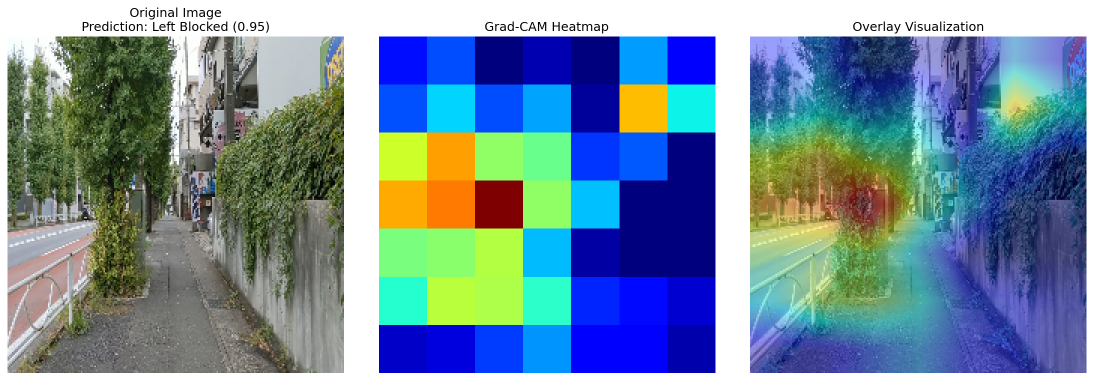
#> input picture python project/evaluation_report/gradcam_sample_0_true_Left Blocked.png, 2187 x 761 px (shown at 1/2 size)
$ python -i simple_detector.py   (imports and definitions only)
#> lines starting #> are read from the running program, lines starting #| are printed output that depends on the picture; after the words box and inside, x2 and y2 are one past the last pixel; in counts of white or black regions, pixels touching at a corner belong together
#> further down, picture is the input picture: shape (761, 2187, 3); mean B, G, R 157.7, 139.2, 113.8
import cv2
import numpy as np
from typing import List, Dict, Tuple

class SimpleObjectDetector:
    """Simple object detection using OpenCV's built-in methods for compatibility"""

    def __init__(self):
        self.confidence_threshold = 0.5
        self.relevant_classes = ['person', 'chair', 'table', 'door', 'bicycle', 'car',
                               'motorcycle', 'bus', 'truck', 'bottle', 'cup', 'laptop',
                               'cell phone', 'book', 'backpack']

    def set_confidence_threshold(self, threshold: float):
        """Set confidence threshold for detection"""
        self.confidence_threshold = threshold

    def detect_objects(self, frame: np.ndarray) -> List[Dict]:
        """
        Detect objects using simple methods
        Returns list of detected objects with bounding boxes and labels
        """
        detected_objects = []

        try:
            # Convert to grayscale for processing
            gray = cv2.cvtColor(frame, cv2.COLOR_BGR2GRAY)
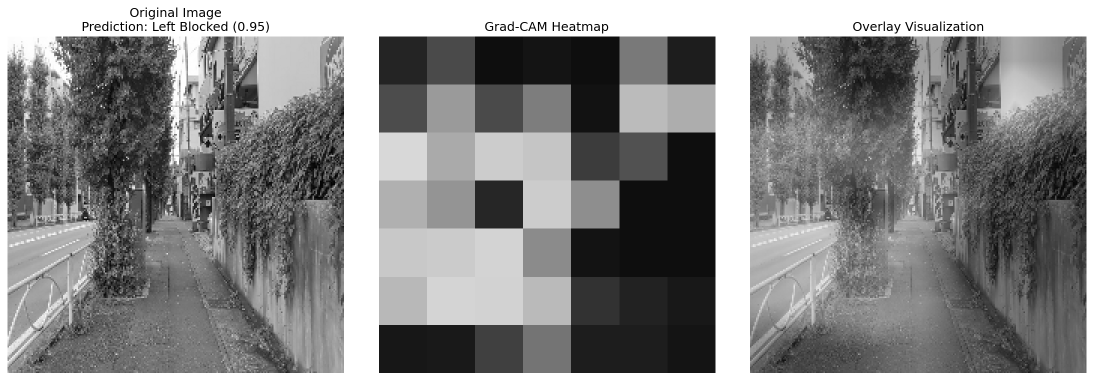
#> gray: shape (761, 2187) (shown at 1/2 size); min 0, max 255, mean 133.7

            # Use contour detection for simple object detection
            blurred = cv2.GaussianBlur(gray, (5, 5), 0)
            edges = cv2.Canny(blurred, 50, 150)
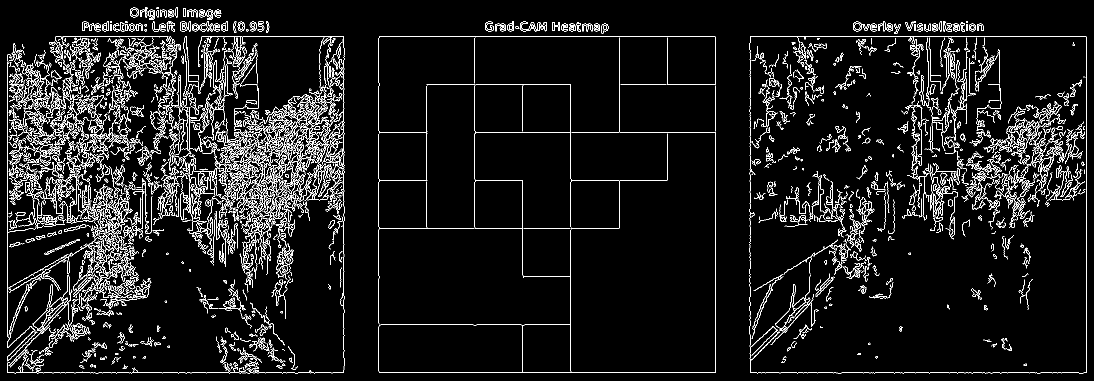
#> edges: shape (761, 2187) (shown at 1/2 size); 6.6% white in thin lines or dots

            # Find contours
            contours, _ = cv2.findContours(edges, cv2.RETR_EXTERNAL, cv2.CHAIN_APPROX_SIMPLE)
#> contours = 1246 contours, 892 with area under 20; largest, box (x1, y1, x2, y2) and area: (1499, 72, 2174, 747) 452161, (949, 360, 1046, 457) 9206, (510, 225, 644, 345) 1774, (375, 342, 405, 444) 696, (567, 194, 654, 254) 575

            # Process contours to create pseudo-detections
            for contour in contours:
                area = cv2.contourArea(contour)
                if area > 1000:  # Filter small objects
                    x, y, w, h = cv2.boundingRect(contour)

                    # Create a simple object detection
                    obj = {
                        'bbox': (x, y, x + w, y + h),
                        'confidence': min(0.8, area / 10000),  # Pseudo-confidence based on size
                        'class_name': self._classify_object_by_size(w, h, area),
                        'area': area,
                        'center': (x + w // 2, y + h // 2)
                    }

                    if obj['confidence'] >= self.confidence_threshold:
                        detected_objects.append(obj)
#> this loop made 1246 passes
#> (area, x, y, w, h) on passes 520, 828, 1155: (9206.5, 949, 360, 97, 97), (1773.5, 510, 225, 134, 120), (452161, 1499, 72, 675, 675)
#> area on passes 7, 10, 16, 18, 20, 27: 31.5, 20.5, 40, 54.5, 57.5, 33
#> after the loop, detected_objects = 2 items

            # Add some basic motion detection for people
            motion_objects = self._detect_motion(frame)
#> motion_objects = []
            detected_objects.extend(motion_objects)

        except Exception as e:
            print(f"Detection error: {e}")

        return detected_objects

    def _classify_object_by_size(self, width: int, height: int, area: int) -> str:
        """Classify object based on size and aspect ratio"""
        aspect_ratio = width / height if height > 0 else 1.0

        # Simple heuristics for classification
        if area > 15000 and aspect_ratio > 0.4 and aspect_ratio < 1.5:
            return 'person'
        elif area > 8000:
            return 'chair' if aspect_ratio < 1.2 else 'table'
        elif area > 3000:
            return 'bottle' if aspect_ratio < 0.5 else 'cup'
        else:
            return 'object'

    def _detect_motion(self, frame: np.ndarray) -> List[Dict]:
        """Simple motion detection for moving objects"""
        motion_objects = []

        try:
            # Simple frame differencing (would need previous frame in real implementation)
            # For now, add some simulated person detections for demonstration
            height, width = frame.shape[:2]

            # Add a few simulated detections for testing
            if np.random.random() > 0.7:  # 30% chance
                x = np.random.randint(50, width - 150)
                y = np.random.randint(50, height - 200)
                w = np.random.randint(60, 120)
                h = np.random.randint(100, 180)

                motion_objects.append({
                    'bbox': (x, y, x + w, y + h),
                    'confidence': 0.7,
                    'class_name': 'person',
                    'area': w * h,
                    'center': (x + w // 2, y + h // 2)
                })

        except Exception as e:
            print(f"Motion detection error: {e}")

        return motion_objects

    def draw_detections(self, frame: np.ndarray) -> np.ndarray:
        """Draw bounding boxes and labels on frame"""
        detected_objects = self.detect_objects(frame)

        for obj in detected_objects:
            x1, y1, x2, y2 = obj['bbox']
            label = f"{obj['class_name']}: {obj['confidence']:.2f}"

            # Draw bounding box
            color = (0, 255, 0) if obj['class_name'] in self.relevant_classes else (0, 0, 255)
            cv2.rectangle(frame, (x1, y1), (x2, y2), color, 2)

            # Draw label
            label_size = cv2.getTextSize(label, cv2.FONT_HERSHEY_SIMPLEX, 0.5, 2)[0]
            cv2.rectangle(frame, (x1, y1 - label_size[1] - 10),
                          (x1 + label_size[0], y1), color, -1)
            cv2.putText(frame, label, (x1, y1 - 5),
                       cv2.FONT_HERSHEY_SIMPLEX, 0.5, (255, 255, 255), 2)

        return frame

    def is_relevant_object(self, class_name: str) -> bool:
        """Check if object class is relevant for navigation"""
        return class_name.lower() in self.relevant_classes

>>> import cv2
>>> picture = cv2.imread('evaluation_report/gradcam_sample_0_true_Left Blocked.png')
>>> result = SimpleObjectDetector().detect_objects(picture)
#> result = 2 items

$ run again, on python project/evaluation_report/gradcam_sample_1_true_Left Blocked.png
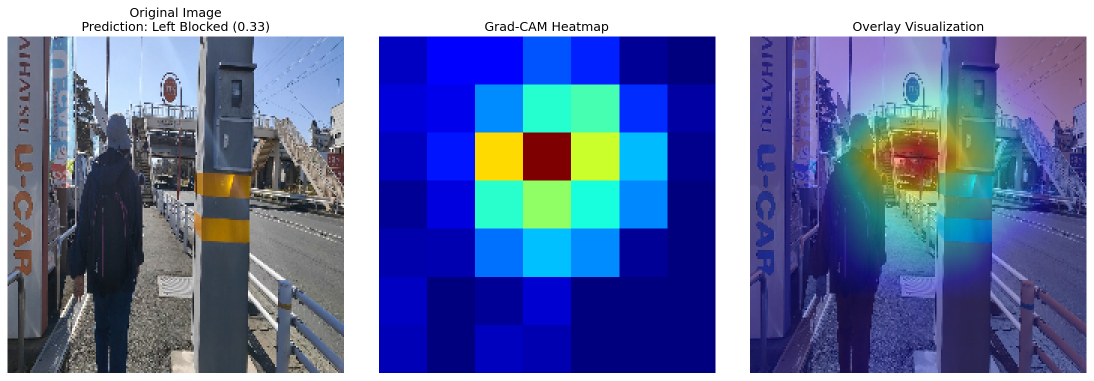
#> input picture python project/evaluation_report/gradcam_sample_1_true_Left Blocked.png, 2187 x 761 px (shown at 1/2 size)
#> picture is the input picture: shape (761, 2187, 3); mean B, G, R 163.9, 116, 101.1
#> in detect_objects, `gray = cv2.cvtColor(frame, cv2.COLOR_BGR2GRAY)`:
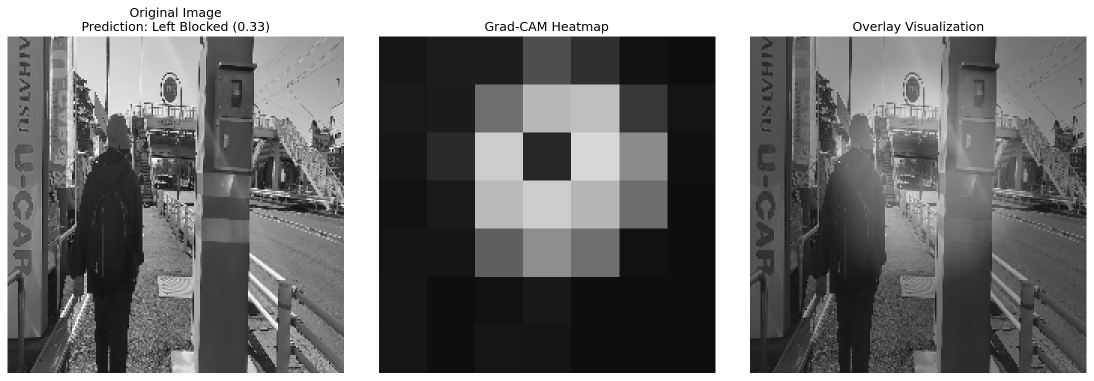
#> gray: shape (761, 2187) (shown at 1/2 size); min 0, max 255, mean 117
#> in detect_objects, `edges = cv2.Canny(blurred, 50, 150)`:
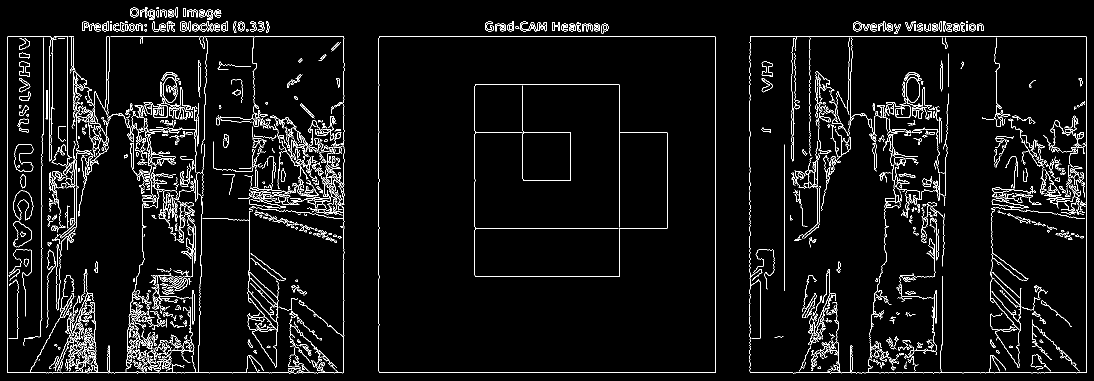
#> edges: shape (761, 2187) (shown at 1/2 size); 4.6% white in thin lines or dots
#> contours = 741 contours, 533 with area under 20; largest, box (x1, y1, x2, y2) and area: (757, 72, 1431, 746) 452871, (1499, 72, 2174, 747) 452522, (287, 144, 359, 236) 1341, (26, 381, 67, 441) 1286, (26, 442, 64, 495) 1169
#> the loop in detect_objects, `for contour in contours:` made 741 passes
#> (area, x, y, w, h) on passes 259, 338, 624, 648, 649: (1169, 26, 442, 38, 53), (1286.5, 26, 381, 41, 60), (1341, 287, 144, 72, 92), (452522, 1499, 72, 675, 675), (452871, 757, 72, 674, 674)
#> after the loop in detect_objects, `for contour in contours:`: detected_objects = 2 items
#> motion_objects = []
#> result = 2 items

$ run again, on python project/evaluation_report/gradcam_sample_3_true_Left Blocked.png
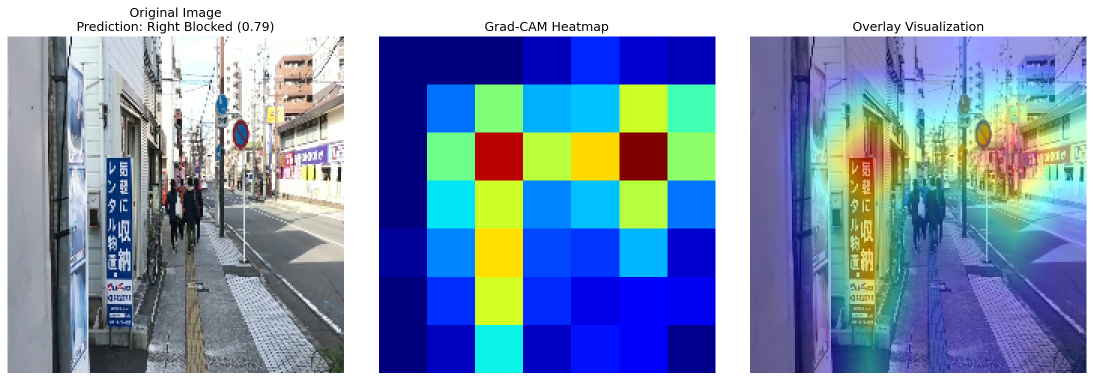
#> input picture python project/evaluation_report/gradcam_sample_3_true_Left Blocked.png, 2187 x 761 px (shown at 1/2 size)
#> picture is the input picture: shape (761, 2187, 3); mean B, G, R 178.1, 149, 128.5
#> in detect_objects, `gray = cv2.cvtColor(frame, cv2.COLOR_BGR2GRAY)`:
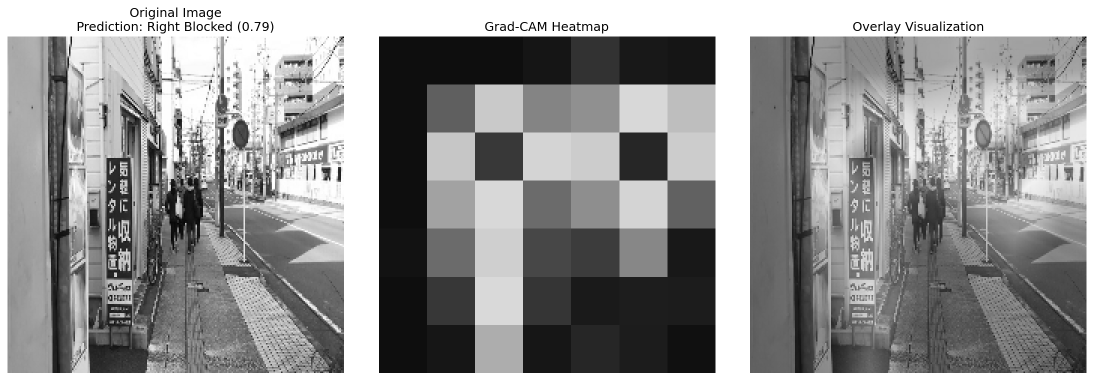
#> gray: shape (761, 2187) (shown at 1/2 size); min 0, max 255, mean 146.2
#> in detect_objects, `edges = cv2.Canny(blurred, 50, 150)`:
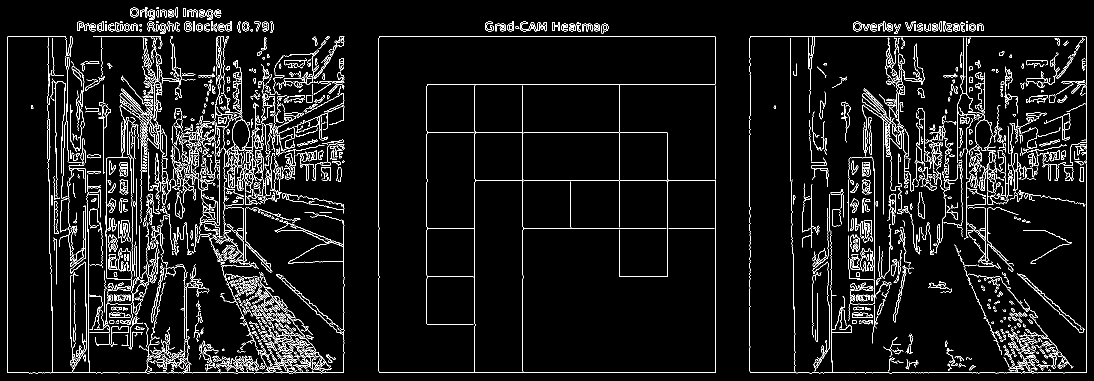
#> edges: shape (761, 2187) (shown at 1/2 size); 5.9% white in thin lines or dots
#> contours = 1587 contours, 1181 with area under 20; largest, box (x1, y1, x2, y2) and area: (1238, 264, 1335, 361) 9205, (949, 264, 1046, 361) 9205, (438, 240, 487, 479) 1042, (240, 159, 330, 317) 456, (528, 664, 596, 744) 448
#> the loop in detect_objects, `for contour in contours:` made 1587 passes
#> (area, x, y, w, h) on passes 1001, 1003, 1076: (9205, 1238, 264, 97, 97), (9205, 949, 264, 97, 97), (1041.5, 438, 240, 49, 239)
#> after the loop in detect_objects, `for contour in contours:`: detected_objects = 2 items
#> motion_objects = []
#> result = 2 items

$ run again, on python project/evaluation_report/gradcam_sample_4_true_Left Blocked.png
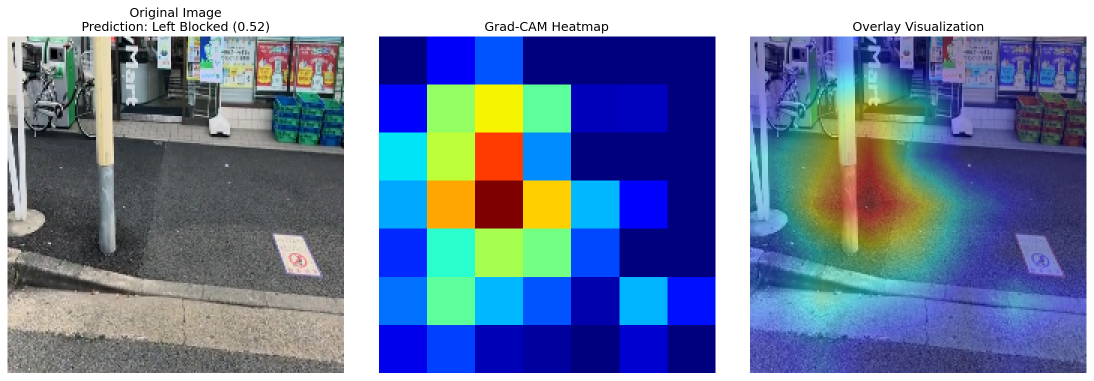
#> input picture python project/evaluation_report/gradcam_sample_4_true_Left Blocked.png, 2187 x 761 px (shown at 1/2 size)
#> picture is the input picture: shape (761, 2187, 3); mean B, G, R 160, 128.7, 111.1
#> in detect_objects, `gray = cv2.cvtColor(frame, cv2.COLOR_BGR2GRAY)`:
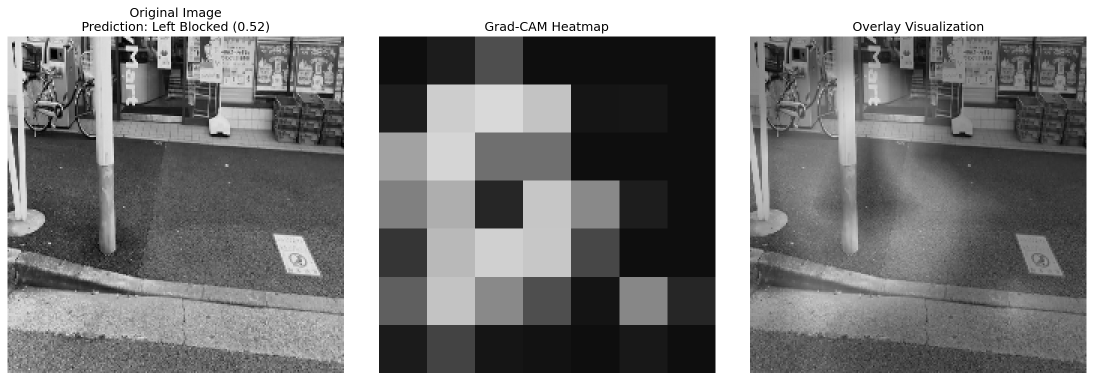
#> gray: shape (761, 2187) (shown at 1/2 size); min 0, max 255, mean 127
#> in detect_objects, `edges = cv2.Canny(blurred, 50, 150)`:
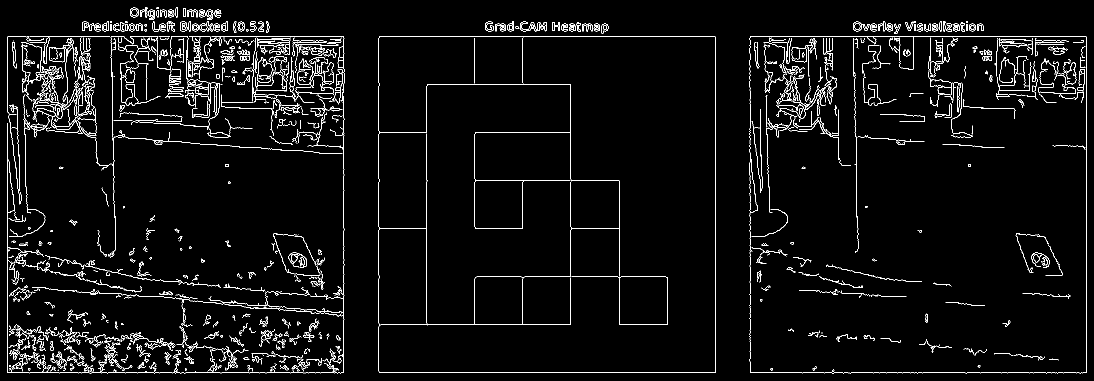
#> edges: shape (761, 2187) (shown at 1/2 size); 3.8% white in thin lines or dots
#> contours = 723 contours, 554 with area under 20; largest, box (x1, y1, x2, y2) and area: (757, 72, 1431, 746) 452864, (1499, 72, 2174, 747) 452041, (376, 72, 433, 155) 1030, (251, 138, 271, 166) 407, (1706, 43, 1724, 63) 268
#> the loop in detect_objects, `for contour in contours:` made 723 passes
#> (area, x, w, h) on passes 628, 629, 631: (452041, 1499, 675, 675), (452864, 757, 674, 674), (1030, 376, 57, 83)
#> after the loop in detect_objects, `for contour in contours:`: detected_objects = 2 items
#> motion_objects = []
#> result = 2 items
